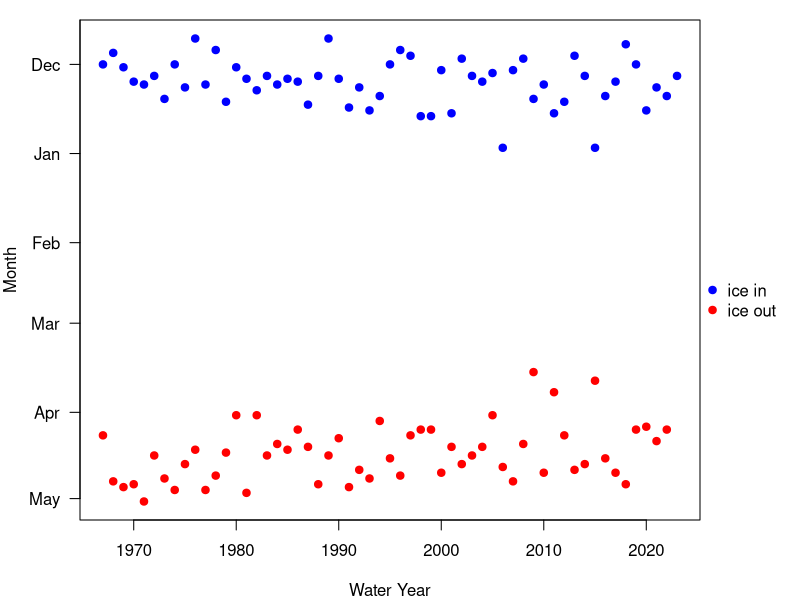
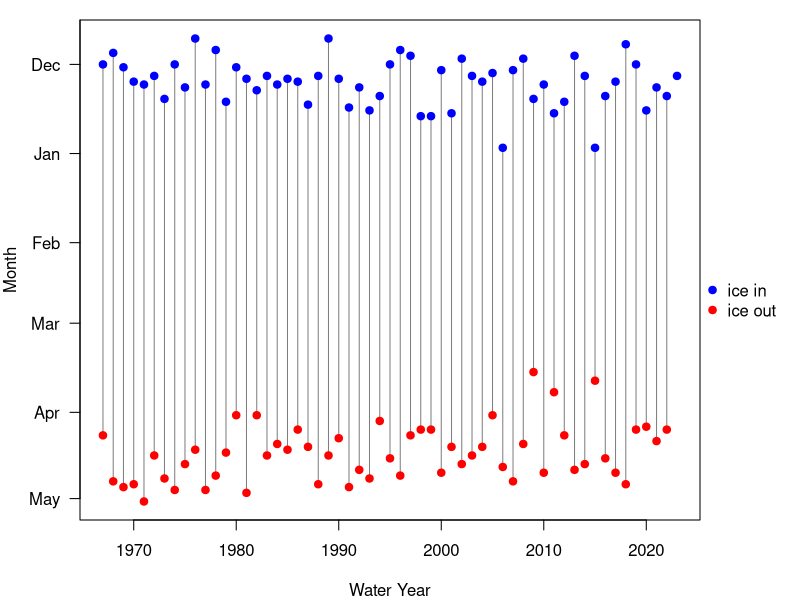

Source code (R) for these figures, in order:
#Plot Mirror Lake ice record
#CTS 21 April 2023

library(dplyr)
library(lubridate)
library(ggplot2)

#---- Load and manipulate data ----

#Read data, simplify to one ice-on and one ice-off per year
d <- read.csv('iceDataMirrorLake.csv') %>% 
  as_tibble() %>% #just easier to absorb when printing
  group_by(waterYear) %>% 
  mutate(iceInDate = as.Date(iceInDate),
         iceOutDate = as.Date(iceOutDate)) %>% 
  summarize(iceInDate = min(iceInDate),
            iceOutDate = max(iceOutDate, na.rm = FALSE),
            .groups = 'drop')
  
#Examine structure of data
head(d)
str(d)

#Change class of a couple columns
# d$iceInDate <- as.Date(d$iceInDate)
# d$iceOutDate <- as.Date(d$iceOutDate)

# #Calculate iceInDate from iceInDOY
# #The spreadsheet that I got from Tammy did not include the iceInDate. Calculating it and 
# #writing back out to the csv for clarity.
# #Supplying a number (like doy) to as.Date tells it to calculate date as that number of
# #days since origin. So need to use 31 Dec of previous year as origin. 
# d$iceInDate <- as.Date(d$iceInDOY,origin=make_date(year=(d$waterYear-1),month=12,day=31))
# head(d,15)
# tail(d,15)

# #Note that in some cases the calculated iceInDate does not match what is indicated in the
# #comment flag that Brenda left on the .xlsx.
# #Make a temporary version of d to try to sort this out
# dTemp <- select(d,waterYear,iceInDOY,iceInDate_Calculated=iceInDate,iceOutDOY,iceOutDate)
# #Manually enter Brenda's notes on iceInDate from the .xlsx
# brendaNotes <- data.frame(waterYear=c(1976,1989,2006,2015,2019,2020,2021),
#                           iceInDate_BrendaNote=as.Date(c('1976-11-22','1989-11-22','2006-12-30','2015-12-30','2019-12-01','2020-12-16','2021-12-09')))
# #Merge
# dTemp <- left_join(dTemp,brendaNotes,by='waterYear')
# #Reorganize columns
# dTemp <- select(dTemp,waterYear,iceInDOY,iceInDate_Calculated,iceInDate_BrendaNote,iceOutDOY,iceOutDate)
# #Examine result
# dTemp
# #Looking like the only mismatch is in waterYear 1976. Assume that the DOY is correct and
# #Brenda's note is a mistake.

#Write out a new version of the .csv for recording data moving forward
#write.csv(cbind(select(d,waterYear,iceInDate,iceOutDate),comments=NA),file='new file to record data/iceDataMirrorLake.csv',row.names=FALSE)

#Add columns for DOWY (day of water year)

hbef_dowy_mapper <- function(date){
  
  if(is.na(date)) return(NA_Date_)
  
  doy <- yday(date)
  
  if(doy >= 152){ #after june 1 (non leap year)
    dowy <- doy - 151
  } else {
    dowy <- doy + 214
  }
  
  return(dowy)
}
  
# d$iceInDOY <- yday(d$iceInDate)
# d$iceOutDOY <- yday(d$iceOutDate)
d$iceInDOWY <- sapply(d$iceInDate, hbef_dowy_mapper)
d$iceOutDOWY <- sapply(d$iceOutDate, hbef_dowy_mapper)

#Add columns for month-day
# d$iceOutMD <- format(as.Date(d$iceOutDOY, origin = '1970-01-01'), '%m-%d')
# d$iceInMD <- format(as.Date(d$iceInDOY, origin = '1970-01-01'), '%m-%d')

#---- Plot data ----

yrange <- range(select(d, ends_with('DOWY')), na.rm = TRUE)
month_starts <- seq(as.Date('1999-01-01'), as.Date('1999-12-31'), by = 'month')
yaxis <- sapply(month_starts, hbef_dowy_mapper)

jpeg('Mirror Lake ice record.jpg',width=6,height=6,units='in',res=200,quality=90)

par(mar = c(4, 4, 1, 5))

plot(d$waterYear, d$iceOutDOWY,
     col = 'red', pch = 19,
     ylim = rev(yrange),
     xlab = 'Water Year', ylab = 'Month', main = '',
     yaxt = 'n')
points(d$waterYear, d$iceInDOWY, col = 'blue', pch = 19)
axis(2, at = yaxis, labels = month.abb, las = 1)
legend(x = max(d$waterYear) + 2, y = mean(yrange),
       legend = c('ice in', 'ice out'),
       col = c('blue', 'red'),
       pch = 19, xpd = NA, bty = 'n')

dev.off()

#---- Plot with connecting lines for periods ----

jpeg('mirror_lake_ice_record_periods.jpg',width=6,height=6,units='in',res=200,quality=90)

boxplot_stats <- fivenum(c(d$iceOutDOWY, d$iceInDOWY), na.rm = TRUE)
boxplot_xloc <- max(d$waterYear) + 1

par(mar = c(4, 4, 1, 5))

plot(d$waterYear, d$iceOutDOWY,
     type = 'n',
     ylim = rev(yrange),
     xlab = 'Water Year', ylab = 'Month', main = '',
     yaxt = 'n')
segments(d$waterYear, d$iceOutDOWY, d$waterYear, d$iceInDOWY, col = 'gray50')
points(d$waterYear, d$iceOutDOWY, col = 'red', pch = 19)
points(d$waterYear, d$iceInDOWY, col = 'blue', pch = 19)
# points(boxplot_xloc,
#        boxplot_stats[3],
#        col = 'purple', pch = 19)
# segments(boxplot_xloc, boxplot_stats[1], boxplot_xloc, boxplot_stats[2],
#          col = 'purple')
# segments(boxplot_xloc, boxplot_stats[4], boxplot_xloc, boxplot_stats[5],
#          col = 'purple')
axis(2, at = yaxis, labels = month.abb, las = 1)
legend(x = max(d$waterYear) + 2, y = mean(yrange),
       legend = c('ice in', 'ice out'),
       col = c('blue', 'red'),
       pch = 19, xpd = NA, bty = 'n')

dev.off()

# ggplot(d) +
#   geom_point(mapping=aes(x=waterYear,y=iceOutDOY,col='iceOut')) +
#   geom_point(mapping=aes(x=waterYear,y=iceInDOY,col='iceIn')) +
#   scale_y_reverse() +
#   scale_color_manual(values=c('iceOut'='red','iceIn'='blue')) +
#   labs(y='Day of year')

